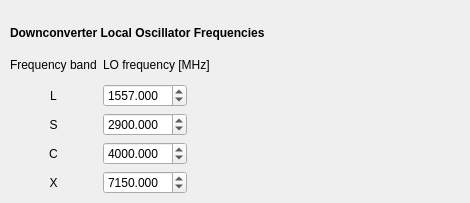
      <widget class="QWidget" name="page">
       <widget class="QWidget" name="layoutWidget">
        <property name="geometry">
         <rect>
          <x>10</x>
          <y>20</y>
          <width>451</width>
          <height>174</height>
         </rect>
        </property>
        <layout class="QGridLayout" name="gridLayout">
         <item row="0" column="0" colspan="4">
          <widget class="QLabel" name="label_28">
           <property name="font">
            <font>
             <weight>75</weight>
             <bold>true</bold>
            </font>
           </property>
           <property name="text">
            <string>Downconverter Local Oscillator Frequencies</string>
           </property>
          </widget>
         </item>
         <item row="1" column="0" colspan="2">
          <widget class="QLabel" name="label_13">
           <property name="text">
            <string>Frequency band</string>
           </property>
           <property name="alignment">
            <set>Qt::AlignLeading|Qt::AlignLeft|Qt::AlignVCenter</set>
           </property>
          </widget>
         </item>
         <item row="1" column="2" colspan="2">
          <widget class="QLabel" name="label_5">
           <property name="text">
            <string>LO frequency [MHz]</string>
           </property>
           <property name="indent">
            <number>-1</number>
           </property>
          </widget>
         </item>
         <item row="2" column="2">
          <widget class="QDoubleSpinBox" name="lband_lo">
           <property name="minimumSize">
            <size>
             <width>70</width>
             <height>0</height>
            </size>
           </property>
           <property name="whatsThis">
            <string>Downconverter lowest L-Band frequency in MHz</string>
           </property>
           <property name="decimals">
            <number>3</number>
           </property>
           <property name="minimum">
            <double>500.000000000000000</double>
           </property>
           <property name="maximum">
            <double>2000.000000000000000</double>
           </property>
           <property name="singleStep">
            <double>50.000000000000000</double>
           </property>
           <property name="value">
            <double>1557.000000000000000</double>
           </property>
          </widget>
         </item>
         <item row="2" column="3">
          <spacer name="horizontalSpacer">
           <property name="orientation">
            <enum>Qt::Horizontal</enum>
           </property>
           <property name="sizeHint" stdset="0">
            <size>
             <width>40</width>
             <height>20</height>
            </size>
           </property>
          </spacer>
         </item>
         <item row="3" column="2">
          <widget class="QDoubleSpinBox" name="sband_lo">
           <property name="whatsThis">
            <string>Downconverter highest L-Band frequency in MHz</string>
           </property>
           <property name="decimals">
            <number>3</number>
           </property>
           <property name="minimum">
            <double>1000.000000000000000</double>
           </property>
           <property name="maximum">
            <double>4000.000000000000000</double>
           </property>
           <property name="singleStep">
            <double>100.000000000000000</double>
           </property>
           <property name="value">
            <double>2900.000000000000000</double>
           </property>
          </widget>
         </item>
         <item row="4" column="2">
          <widget class="QDoubleSpinBox" name="cband_lo">
           <property name="minimumSize">
            <size>
             <width>65</width>
             <height>0</height>
            </size>
           </property>
           <property name="whatsThis">
            <string>Downconverter lowest VHF frequency in MHz</string>
           </property>
           <property name="decimals">
            <number>3</number>
           </property>
           <property name="minimum">
            <double>1000.000000000000000</double>
           </property>
           <property name="maximum">
            <double>8000.000000000000000</double>
           </property>
           <property name="singleStep">
            <double>100.000000000000000</double>
           </property>
           <property name="value">
            <double>4000.000000000000000</double>
           </property>
          </widget>
         </item>
         <item row="5" column="2">
          <widget class="QDoubleSpinBox" name="xband_lo">
           <property name="whatsThis">
            <string>Downconverter highest VHF frequency in MHz</string>
           </property>
           <property name="decimals">
            <number>3</number>
           </property>
           <property name="minimum">
            <double>1000.000000000000000</double>
           </property>
           <property name="maximum">
            <double>12000.000000000000000</double>
           </property>
           <property name="singleStep">
            <double>100.000000000000000</double>
           </property>
           <property name="value">
            <double>7150.000000000000000</double>
           </property>
          </widget>
         </item>
         <item row="2" column="0" colspan="2">
          <widget class="QLabel" name="label_4">
           <property name="text">
            <string>L</string>
           </property>
           <property name="alignment">
            <set>Qt::AlignCenter</set>
           </property>
           <property name="margin">
            <number>0</number>
           </property>
           <property name="indent">
            <number>-1</number>
           </property>
          </widget>
         </item>
         <item row="3" column="0" colspan="2">
          <widget class="QLabel" name="label_6">
           <property name="text">
            <string>S</string>
           </property>
           <property name="alignment">
            <set>Qt::AlignCenter</set>
           </property>
          </widget>
         </item>
         <item row="4" column="0" colspan="2">
          <widget class="QLabel" name="label_7">
           <property name="text">
            <string>C</string>
           </property>
           <property name="alignment">
            <set>Qt::AlignCenter</set>
           </property>
          </widget>
         </item>
         <item row="5" column="0" colspan="2">
          <widget class="QLabel" name="label_21">
           <property name="text">
            <string>X</string>
           </property>
           <property name="alignment">
            <set>Qt::AlignCenter</set>
           </property>
          </widget>
         </item>
        </layout>
       </widget>
      </widget>
